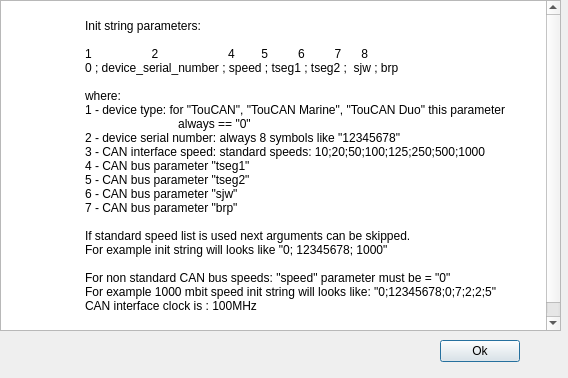
<?xml version="1.0" encoding="UTF-8"?>
<ui version="4.0">
 <class>Dialog</class>
 <widget class="QDialog" name="Dialog">
  <property name="geometry">
   <rect>
    <x>0</x>
    <y>0</y>
    <width>568</width>
    <height>378</height>
   </rect>
  </property>
  <property name="windowTitle">
   <string>Dialog</string>
  </property>
  <widget class="QPlainTextEdit" name="plainTextEdit">
   <property name="geometry">
    <rect>
     <x>0</x>
     <y>0</y>
     <width>561</width>
     <height>331</height>
    </rect>
   </property>
   <property name="plainText">
    <string>
	Init string parameters:
	
	1                  2                     4        5         6         7      8
	0 ; device_serial_number ; speed ; tseg1 ; tseg2 ;  sjw ; brp

	where:
	1 - device type: for &quot;TouCAN&quot;, &quot;TouCAN Marine&quot;, &quot;TouCAN Duo&quot; this parameter		                            always == &quot;0&quot;
	2 - device serial number: always 8 symbols like &quot;12345678&quot;
	3 - CAN interface speed: standard speeds: 10;20;50;100;125;250;500;1000
	4 - CAN bus parameter &quot;tseg1&quot;
	5 - CAN bus parameter &quot;tseg2&quot;
	6 - CAN bus parameter &quot;sjw&quot;
	7 - CAN bus parameter &quot;brp&quot;

      	If standard speed list is used next arguments can be skipped.
	For example init string will looks like &quot;0; 12345678; 1000&quot;

	For non standard CAN bus speeds: &quot;speed&quot; parameter must be = &quot;0&quot;
	For example 1000 mbit speed init string will looks like: &quot;0;12345678;0;7;2;2;5&quot;
	CAN interface clock is : 100MHz
 </string>
   </property>
  </widget>
  <widget class="QPushButton" name="pushButton">
   <property name="geometry">
    <rect>
     <x>440</x>
     <y>340</y>
     <width>80</width>
     <height>22</height>
    </rect>
   </property>
   <property name="text">
    <string>Ok</string>
   </property>
  </widget>
 </widget>
 <resources/>
 <connections/>
</ui>
